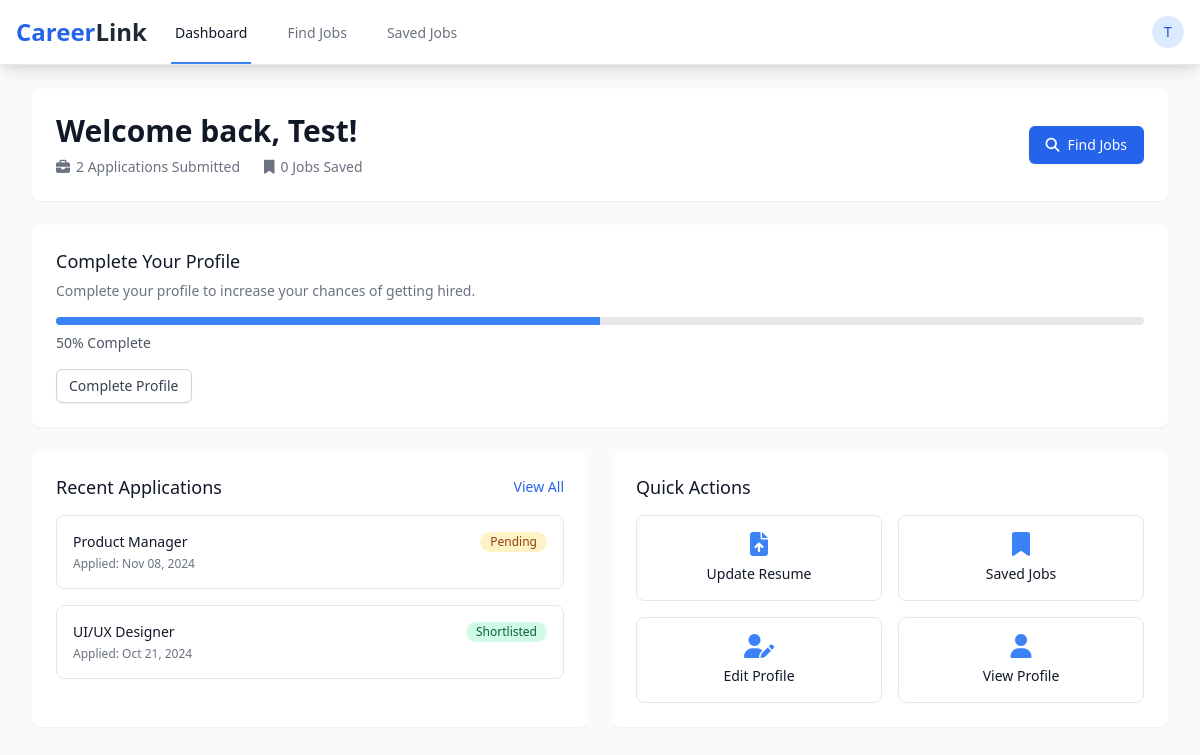
/jobseeker_dashboard.php (signed in), run on the app's committed database.
### tables this page shows
CREATE TABLE `jobseeker_profiles` (
  `id` int(11) NOT NULL,
  `user_id` int(11) NOT NULL,
  `first_name` varchar(50) DEFAULT NULL,
  `last_name` varchar(50) DEFAULT NULL,
  `email` varchar(255) DEFAULT NULL,
  `phone` varchar(20) DEFAULT NULL,
  `location` varchar(255) DEFAULT NULL,
  `resume_path` varchar(255) DEFAULT NULL,
  `skills` text DEFAULT NULL,
  `experience` text DEFAULT NULL,
  `education` text DEFAULT NULL,
  `created_at` timestamp NOT NULL DEFAULT current_timestamp(),
  `updated_at` timestamp NOT NULL DEFAULT current_timestamp() ON UPDATE current_timestamp()
);

CREATE TABLE `job_applications` (
  `id` int(11) NOT NULL,
  `job_id` int(11) NOT NULL,
  `jobseeker_id` int(11) NOT NULL,
  `application_date` timestamp NOT NULL DEFAULT current_timestamp(),
  `status` enum('pending','reviewed','shortlisted','rejected') DEFAULT 'pending',
  `cover_letter` text DEFAULT NULL
);

CREATE TABLE `jobs` (
  `id` int(11) NOT NULL,
  `employer_id` int(11) NOT NULL,
  `company_name` varchar(100) DEFAULT NULL,
  `title` varchar(255) NOT NULL,
  `description` text NOT NULL,
  `requirements` text DEFAULT NULL,
  `location` varchar(255) DEFAULT NULL,
  `job_type` enum('full-time','part-time','contract','internship') NOT NULL,
  `salary_range` varchar(100) DEFAULT NULL,
  `posted_date` timestamp NOT NULL DEFAULT current_timestamp(),
  `deadline_date` date DEFAULT NULL,
  `status` enum('active','closed','draft') DEFAULT 'active',
  `created_at` timestamp NOT NULL DEFAULT current_timestamp()
);

### jobseeker_dashboard.php (the view, shortened to what this page needs)
<?php
require_once 'includes/header.php';
$db_host = 'localhost';
$db_user = 'root';
$db_pass = '';
$db_name = 'career_link';
$conn = mysqli_connect($db_host, $db_user, $db_pass, $db_name);
$profile_query = "SELECT * FROM jobseeker_profiles WHERE user_id = ?";
$stmt = mysqli_prepare($conn, $profile_query);
mysqli_stmt_bind_param($stmt, "i", $_SESSION['user_id']);
mysqli_stmt_execute($stmt);
$profile = mysqli_fetch_assoc(mysqli_stmt_get_result($stmt));
$applications_query = "SELECT ja.*, j.title, j.location, j.company_name
                      FROM job_applications ja
                      JOIN jobs j ON ja.job_id = j.id
                      WHERE ja.jobseeker_id = ?
                      ORDER BY ja.application_date DESC LIMIT 5";
$stmt = mysqli_prepare($conn, $applications_query);
mysqli_stmt_bind_param($stmt, "i", $_SESSION['user_id']);
mysqli_stmt_execute($stmt);
$applications = mysqli_stmt_get_result($stmt);
$saved_query = "SELECT COUNT(*) as count FROM saved_jobs WHERE jobseeker_id = ?";
$stmt = mysqli_prepare($conn, $saved_query);
mysqli_stmt_bind_param($stmt, "i", $_SESSION['user_id']);
mysqli_stmt_execute($stmt);
$saved_count = mysqli_fetch_assoc(mysqli_stmt_get_result($stmt))['count'];
$total_applications_query = "SELECT COUNT(*) as count FROM job_applications WHERE jobseeker_id = ?";
$stmt = mysqli_prepare($conn, $total_applications_query);
mysqli_stmt_bind_param($stmt, "i", $_SESSION['user_id']);
mysqli_stmt_execute($stmt);
$total_applications = mysqli_fetch_assoc(mysqli_stmt_get_result($stmt))['count'];
$profile_fields = ['first_name', 'last_name', 'email', 'phone', 'resume_path', 'skills', 'experience', 'education'];
$filled_fields = 0;
foreach ($profile_fields as $field) {
    if (!empty($profile[$field])) {
        $filled_fields++;
    }
}
$profile_completion = ($filled_fields / count($profile_fields)) * 100;
?>
<div class="max-w-7xl mx-auto py-6 sm:px-6 lg:px-8">
    <div class="bg-white shadow-sm rounded-lg mb-6">
        <div class="px-4 py-5 sm:p-6">
            <div class="md:flex md:items-center md:justify-between">
                <div class="flex-1 min-w-0">
                    <h2 class="text-2xl font-bold leading-7 text-gray-900 sm:text-3xl sm:truncate">
                        Welcome back, <?php echo htmlspecialchars($profile['first_name'] ?? $_SESSION['username']); ?>!
                    </h2>
                    <div class="mt-1 flex flex-col sm:flex-row sm:flex-wrap sm:mt-0 sm:space-x-6">
                        <div class="mt-2 flex items-center text-sm text-gray-500">
                            <i class="fas fa-briefcase mr-1.5"></i>
                            <?php echo $total_applications; ?> Applications Submitted
                        </div>
                        <div class="mt-2 flex items-center text-sm text-gray-500">
                            <i class="fas fa-bookmark mr-1.5"></i>
                            <?php echo $saved_count; ?> Jobs Saved
                        </div>
                    </div>
                </div>
                <div class="mt-5 flex lg:mt-0 lg:ml-4">
                    <a href="search_jobs.php"
                       class="inline-flex items-center px-4 py-2 border border-transparent rounded-md shadow-sm text-sm font-medium text-white bg-blue-600 hover:bg-blue-700">
                        <i class="fas fa-search mr-2"></i>
                        Find Jobs
                    </a>
                </div>
            </div>
        </div>
    </div>
    <?php if ($profile_completion < 100): ?>
    <div class="bg-white shadow-sm rounded-lg mb-6">
        <div class="px-4 py-5 sm:p-6">
            <h3 class="text-lg leading-6 font-medium text-gray-900">Complete Your Profile</h3>
            <div class="mt-2 max-w-xl text-sm text-gray-500">
                <p>Complete your profile to increase your chances of getting hired.</p>
            </div>
            <div class="mt-4">
                <div class="relative">
                    <div class="overflow-hidden h-2 text-xs flex rounded bg-gray-200">
                        <div style="width:<?php echo $profile_completion; ?>%"
                             class="shadow-none flex flex-col text-center whitespace-nowrap text-white justify-center bg-blue-500">
                        </div>
                    </div>
                </div>
                <p class="mt-2 text-sm text-gray-600"><?php echo round($profile_completion); ?>% Complete</p>
            </div>
            <div class="mt-4">
                <a href="edit_profile.php"
                   class="inline-flex items-center px-3 py-2 border border-gray-300 shadow-sm text-sm leading-4 font-medium rounded-md text-gray-700 bg-white hover:bg-gray-50">
                    Complete Profile
                </a>
            </div>
        </div>
    </div>
    <?php endif; ?>
    <div class="grid grid-cols-1 gap-6 lg:grid-cols-2">
        <div class="bg-white shadow-sm rounded-lg">
            <div class="px-4 py-5 sm:p-6">
                <div class="flex items-center justify-between mb-4">
                    <h3 class="text-lg leading-6 font-medium text-gray-900">Recent Applications</h3>
                    <a href="my_applications.php" class="text-sm text-blue-600 hover:text-blue-800">View All</a>
                </div>
                <div class="space-y-4">
                    <?php while ($application = mysqli_fetch_assoc($applications)): ?>
                        <div class="border rounded-lg p-4">
                            <div class="flex justify-between items-start">
                                <div>
                                    <h4 class="text-sm font-medium text-gray-900">
                                        <?php echo htmlspecialchars($application['title']); ?>
                                    </h4>
                                    <p class="text-xs text-gray-500 mt-1">
                                        Applied: <?php echo date('M d, Y', strtotime($application['application_date'])); ?>
                                    </p>
                                </div>
                                <span class="inline-flex items-center px-2.5 py-0.5 rounded-full text-xs font-medium
                                    <?php echo $application['status'] == 'pending' ? 'bg-yellow-100 text-yellow-800' :
                                            ($application['status'] == 'reviewed' ? 'bg-blue-100 text-blue-800' :
                                            ($application['status'] == 'shortlisted' ? 'bg-green-100 text-green-800' :
                                            'bg-red-100 text-red-800')); ?>">
                                    <?php echo ucfirst($application['status']); ?>
                                </span>
                            </div>
                        </div>
                    <?php endwhile; ?>
                </div>
            </div>
        </div>
        <div class="bg-white shadow-sm rounded-lg">
            <div class="px-4 py-5 sm:p-6">
                <h3 class="text-lg leading-6 font-medium text-gray-900 mb-4">Quick Actions</h3>
                <div class="grid grid-cols-2 gap-4">
                    <a href="upload_resume.php"
                       class="p-4 border rounded-lg hover:bg-gray-50 flex flex-col items-center justify-center">
                        <i class="fas fa-file-upload text-2xl text-blue-500 mb-2"></i>
                        <span class="text-sm font-medium text-gray-900">Update Resume</span>
                    </a>
                    <a href="saved_jobs.php"
                       class="p-4 border rounded-lg hover:bg-gray-50 flex flex-col items-center justify-center">
                        <i class="fas fa-bookmark text-2xl text-blue-500 mb-2"></i>
                        <span class="text-sm font-medium text-gray-900">Saved Jobs</span>
                    </a>
                    <a href="edit_profile.php"
                       class="p-4 border rounded-lg hover:bg-gray-50 flex flex-col items-center justify-center">
                        <i class="fas fa-user-edit text-2xl text-blue-500 mb-2"></i>
                        <span class="text-sm font-medium text-gray-900">Edit Profile</span>
                    </a>
                    <button onclick="showProfileModal()"
                            class="p-4 border rounded-lg hover:bg-gray-50 flex flex-col items-center justify-center">
                        <i class="fas fa-user text-2xl text-blue-500 mb-2"></i>
                        <span class="text-sm font-medium text-gray-900">View Profile</span>
                    </button>
                </div>
            </div>
        </div>
    </div>
</div>

### data on the page
jobseeker_profiles: first_name "Test"
job_applications: job.title "Product Manager", application_date "Nov 08, 2024", status "Pending"
job_applications: job.title "UI/UX Designer", application_date "Oct 21, 2024", status "Shortlisted"

### other printed values
substr($_SESSION['username'], 0, 1) "T"
$total_applications "2"
$saved_count "0"
$profile_completion "50"
